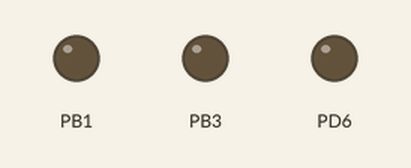
A program run on a simulated ATmega328P, built with avr-gcc and emulated at 8 MHz. Shown: output pins drawn as LEDs (lit = HIGH).

Above: at 0.1 s.
At 7.6 s:
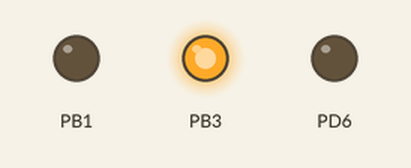
At 14.7 s:
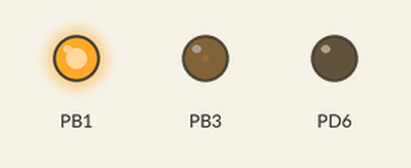
At 21.8 s:
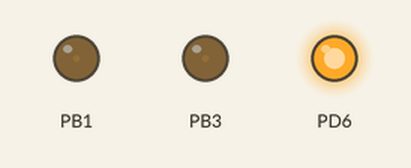
At 28.9 s:
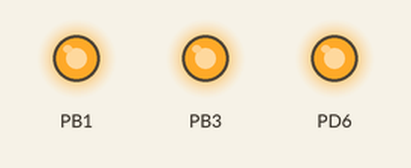
At 33.5 s:
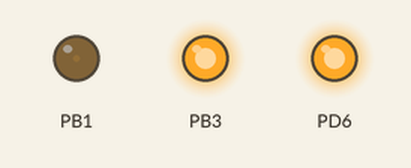
Timing chart, 0 to 40.0 s (numbered marks = the images above):
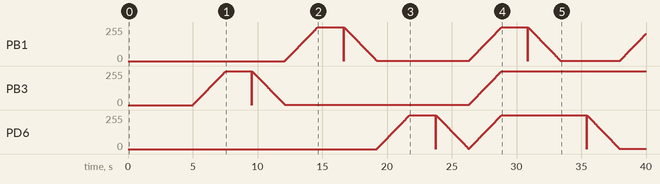

The program:

main.c
```c
/*
 * Task_1.c
 *
 * Created: 4/12/2016 6:36:29 PM
 * Author : jmsikorski
 */
#define F_CPU 8000000UL
#include <avr/io.h>
#include <util/delay.h>
#include <inttypes.h>

int main(void)
{
	uint8_t i = 0;
	DDRB |= (1<<PORTB1) | (1<<PORTB3); // set PB1(OC1A) and PB3(OC2A) for output
	DDRD |= (1<<PORTD6); // set PD6(OC0A) and PB3 for output
	PORTB = 0x00; // set output high -> turn all LEDs off
	PORTD = 0x00; // set output high -> turn all LEDs off
	// enable 8 bit PWM, select inverted PWM
	TCCR1A |= (1<<COM1A1) | (1<<WGM10);
	TCCR1B |= (1<<WGM12) | (1<<CS10);
	TCCR0A |= (1<<COM0A1) | (1<<WGM01) | (1<<WGM00);
	TCCR0B |= (1<<CS00);
	TCCR2A |= (1<<COM2A1) | (1<<WGM21) | (1<<WGM20);
	TCCR2B |= (1<<CS20);

	while(1)
	{
		OCR0A = 0;
		OCR1A = 0;
		OCR2A = 0;

		_delay_ms(5000);
		/* dimm LED on */
		for (i=0; i<255; i++)
		{
			_delay_ms(10);
			OCR2A = i; // RED
		} // RGB = 100 (RED)
		_delay_ms(2000);
		for (i=0; i<255; i++)
		{
			_delay_ms(10);
			OCR2A = -i; // RED
		}
		for (i=0; i<255; i++)
		{
			_delay_ms(10);
			OCR1AL = i; // BLUE
		} // RGB = 001 (BLUE)
		_delay_ms(2000);
		for (i=0; i<255; i++)
		{
			_delay_ms(10);
			OCR1AL = -i; // BLUE
		}
		for (i=0; i<255; i++)
		{
			_delay_ms(10);
			OCR0A = i; // GREEN
		} // RGB = 010 (GREEN)
		_delay_ms(2000);
		for (i=0; i<255; i++)
		{
			_delay_ms(10);
			OCR0A = -i; // GREEN
		}
		for (i=0; i<255; i++)
		{
			_delay_ms(10);
			OCR1AL = i; // BLUE
			OCR2A = i; // RED
			OCR0A = i; // GREEN
		} // RGB = 111 (WHITE)
		_delay_ms(2000);
		for (i=0; i<255; i++)
		{
			_delay_ms(10);
			OCR1AL = -i; // BLUE
		} // RGB = 110 (YELLOW)
		_delay_ms(2000);
		for (i=0; i<255; i++)
		{
			_delay_ms(10);
			OCR0A = -i; // GREEN
		} // RGB = 100 (RED)
		for (i=0; i<255; i++)
		{
			_delay_ms(10);
			OCR1AL = i; // BLUE
		} // RGB = 101 (MAGENTA)
		_delay_ms(2000);
		for (i=0; i<255; i++)
		{
			_delay_ms(10);
			OCR2A = -i; // RED
		} // RGB = 001 (BLUE)
		for (i=0; i<255; i++)
		{
			_delay_ms(10);
			OCR0A = i; // GREEN
		} // RGB = 011 (CYAN)
		_delay_ms(2000);
		for (i=0; i<255; i++)
		{
			_delay_ms(10);
			OCR1AL = -i; // BLUE
		} // RGB = 010 (GREEN)
		for (i=0; i<255; i++)
		{
			_delay_ms(10);
			OCR0A = -i; // GREEN
		} // RGB = 000 (OFF)
	}
	return 0;
}
```
